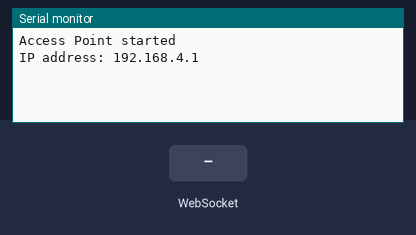
Simulated run of this program. Board: ESP32. On the bench: the last lines printed to the serial monitor. The test bench sets the inputs (shaded band).

Above: at 1.2 s.
1.3 s: WebSocket text "1" received
At 2.5 s:
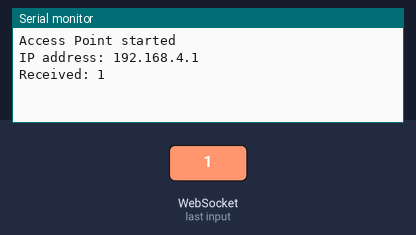
2.8 s: WebSocket text "1:90" received
At 3.8 s:
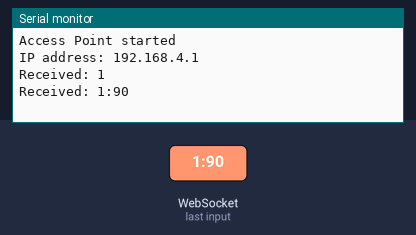

The program:

main.cpp
```cpp
#include <WiFi.h>
#include <WebSocketsServer.h>
#include <ESP32Servo.h>

// Wi-Fi AP настройки
const char* ssid = "ESP32_SERVO_AP";
const char* password = "12345678";

// WebSocket сервер
WebSocketsServer webSocket = WebSocketsServer(81);

// Пины для сервоприводов
const int SERVO1_PIN = 13;
const int SERVO2_PIN = 12;
const int SERVO3_PIN = 14;

// Объекты сервоприводов
Servo servo1;
Servo servo2;
Servo servo3;

// ===== Получение серво по ID =====
Servo* getServoById(int id) {
  switch (id) {
    case 1: return &servo1;
    case 2: return &servo2;
    case 3: return &servo3;
    default: return nullptr;
  }
}

// ===== Установка угла серво =====
void setServoAngle(int servoId, float angle) {
  Serial.printf("[SIMULATION] M%d -> %.1f degrees\n", servoId, angle);

  // Раскомментируй при подключении серво:
  // Servo* servo = getServoById(servoId);
  // if (servo != nullptr) {
  //   servo->write(angle);
  // }
}

// ===== Обработка команды (M1:90.0) =====
void handleCommand(const String& cmd, uint8_t client_id) {
  if (!cmd.startsWith("M")) return;

  int colonIndex = cmd.indexOf(':');
  if (colonIndex <= 1) return;

  int servoId = cmd.substring(1, colonIndex).toInt();
  float angle = cmd.substring(colonIndex + 1).toFloat();

  if (angle < 0 || angle > 180) {
    webSocket.sendTXT(client_id, "ESP:ERR:M" + String(servoId) + " (invalid angle)");
    return;
  }

  setServoAngle(servoId, angle);
  webSocket.sendTXT(client_id, "ESP:OK:M" + String(servoId) + ":" + String(angle));
}

// ===== Обработка WebSocket =====
void onWebSocketEvent(uint8_t client_id, WStype_t type, uint8_t *payload, size_t length) {
  if (type == WStype_TEXT) {
    String message = String((char*)payload);
    Serial.println("Received: " + message);

    int index = 0;
    while (index < message.length()) {
      int nextComma = message.indexOf(',', index);
      String cmd = (nextComma == -1) ? message.substring(index) : message.substring(index, nextComma);
      cmd.trim();
      index = (nextComma == -1) ? message.length() : nextComma + 1;
      handleCommand(cmd, client_id);
    }
  }
}

// ===== setup() =====
void setup() {
  Serial.begin(115200);

  // Запуск Wi-Fi в режиме AP
  WiFi.softAP(ssid, password);
  Serial.println("Access Point started");
  Serial.println("IP address: " + WiFi.softAPIP().toString());

  // Привязка сервоприводов (если используешь)
  // servo1.attach(SERVO1_PIN);
  // servo2.attach(SERVO2_PIN);
  // servo3.attach(SERVO3_PIN);

  // Инициализация WebSocket
  webSocket.begin();
  webSocket.onEvent(onWebSocketEvent);
}

// ===== loop() =====
void loop() {
  webSocket.loop();
}
```

Measured:
- after the input at 1.3 s, the serial monitor: prints a new line at once (image 1)
- after the input at 2.8 s, the serial monitor: prints a new line at once (image 2)
